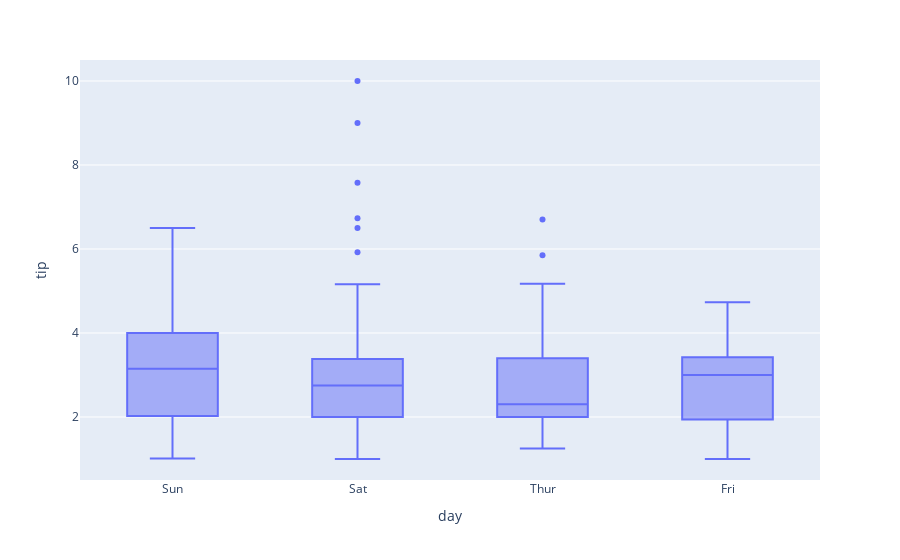

Notebook code cell kept with this figure:
### Code cell
df = px.data.tips()
fig = px.box(df, x="day", y="tip")
fig.show()

### Figure 1 — Plotly figure (JSON) as saved in the notebook; plotly's stock layout.template omitted (floating-point values rounded to 4 significant figures; data arrays with more than 128 entries replaced by an {"elided": "..."} marker saying what was removed)
{"data": [{"alignmentgroup": "True", "hovertemplate": "day=%{x}<br>tip=%{y}<extra></extra>", "legendgroup": "", "marker": {"color": "#636efa"}, "name": "", "notched": false, "offsetgroup": "", "orientation": "v", "showlegend": false, "type": "box", "x": {"elided": "244 str values"}, "x0": " ", "xaxis": "x", "y": {"elided": "244 float values"}, "y0": " ", "yaxis": "y"}], "layout": {"boxmode": "group", "legend": {"tracegroupgap": 0}, "margin": {"t": 60}, "xaxis": {"anchor": "y", "domain": [0, 1], "title": {"text": "day"}}, "yaxis": {"anchor": "x", "domain": [0, 1], "title": {"text": "tip"}}}}
